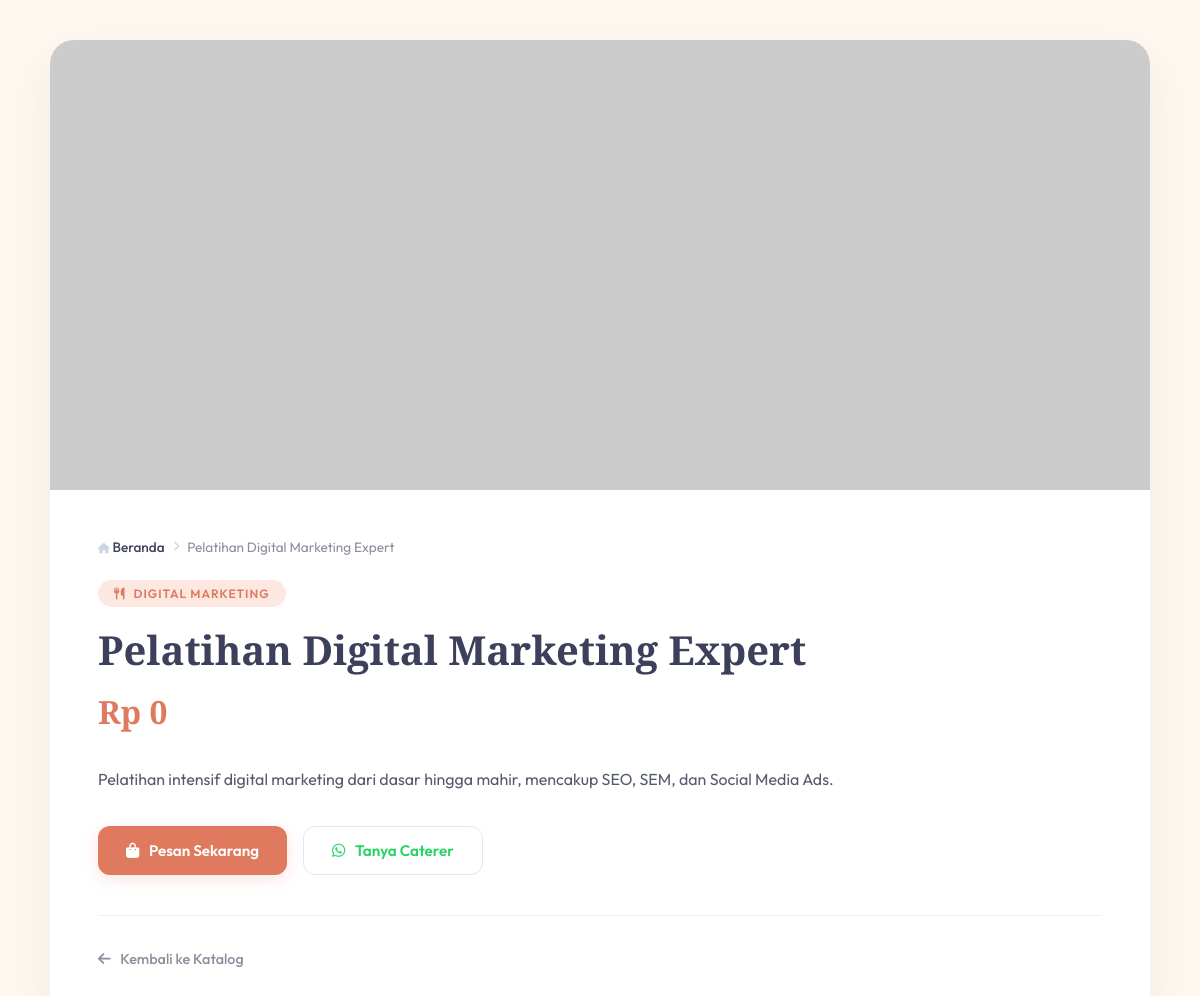
The app's page /katalog/detail/index.php?id=2 with its own data.
### tables this page shows
CREATE TABLE `products` (
  `id` int(11) NOT NULL,
  `name` varchar(200) NOT NULL,
  `category_id` int(11) NOT NULL,
  `description` text DEFAULT NULL,
  `price` varchar(50) DEFAULT NULL,
  `demo_link` varchar(255) DEFAULT NULL,
  `image_url` varchar(255) DEFAULT NULL,
  `wa_number` varchar(15) DEFAULT NULL,
  `created_at` timestamp NOT NULL DEFAULT current_timestamp()
);

CREATE TABLE `categories` (
  `id` int(11) NOT NULL,
  `name` varchar(100) NOT NULL,
  `created_at` timestamp NOT NULL DEFAULT current_timestamp()
);

### katalog/detail/index.php (the view, shortened to what this page needs)
<?php
global $conn;
$id = isset($_GET['id']) ? (int)$_GET['id'] : 0;
$stmt = mysqli_prepare($conn, "SELECT p.*, c.name as category_name
                               FROM products p
                               JOIN categories c ON p.category_id = c.id
                               WHERE p.id = ?");
mysqli_stmt_bind_param($stmt, "i", $id);
mysqli_stmt_execute($stmt);
$result = mysqli_stmt_get_result($stmt);
$product = mysqli_fetch_assoc($result);
$wa_default = '6281383796300';
$stmt_wa = mysqli_prepare($conn, "SELECT setting_value FROM settings WHERE setting_key = ? LIMIT 1");
$key_wa = 'wa_number';
mysqli_stmt_bind_param($stmt_wa, "s", $key_wa);
mysqli_stmt_execute($stmt_wa);
$result_wa = mysqli_stmt_get_result($stmt_wa);
if ($result_wa && mysqli_num_rows($result_wa) > 0) {
    $wa_default = mysqli_fetch_assoc($result_wa)['setting_value'];
}
$wa_number = !empty($product['wa_number']) ? $product['wa_number'] : $wa_default;
$image_url = $product['image_url'];
if (!empty($image_url)) {
    if (strpos($image_url, 'uploads/') === 0) {
        $full_path = dirname(__DIR__) . '/' . $image_url;
        if (file_exists($full_path)) {
            $valid_image = true;
            $image_src = '../' . $image_url;
        } else {
            $full_path_lower = strtolower($full_path);
            if (file_exists($full_path_lower)) {
                $valid_image = true;
                $image_src = '../' . $image_url;
            } else {
                $valid_image = false;
            }
        }
    }
    elseif (strpos($image_url, 'http') === 0) {
        $image_src = $image_url;
    }
}
?>
<!DOCTYPE html>
<html lang="id">
<head>
    <link rel="stylesheet" href="https://cdnjs.cloudflare.com/ajax/libs/font-awesome/6.7.2/css/all.min.css">
</head>
<body>
    <div class="container">
        <div class="product-image-container">
            <img src="<?= htmlspecialchars($image_src) ?>"
                alt="<?= htmlspecialchars($product['name']) ?>"
                class="product-image"
                onerror="this.onerror=null; this.src='https://placehold.co/800x500/3D405B/FFF8F0?text=Gambar+Tidak+Tersedia';"
                onload="this.style.opacity='1'">
        </div>
        <div class="product-info">
            <div class="breadcrumb">
                <a href="../index.php"><i class="fas fa-home"></i> Beranda</a>
                <i class="fas fa-chevron-right"></i>
                <span><?= htmlspecialchars($product['name']) ?></span>
            </div>
            <div class="product-category">
                <i class="fas fa-utensils"></i> <?= htmlspecialchars($product['category_name']) ?>
            </div>
            <h1 class="product-title"><?= htmlspecialchars($product['name']) ?></h1>
            <div class="product-price">Rp <?= number_format(htmlspecialchars($product['price']), 0, ',', '.') ?></div>
            <div class="product-description">
                <?= nl2br(htmlspecialchars($product['description'])) ?>
            </div>
            <div class="button-group">
                <button class="btn-cart"
                    onclick="addToCart(<?= $product['id'] ?>, '<?= addslashes(htmlspecialchars($product['name'])) ?>', '<?= addslashes(htmlspecialchars($product['price'])) ?>')">
                    <i class="fas fa-shopping-bag"></i> Pesan Sekarang
                </button>
                <a href="https://wa.me/<?= $wa_number ?>?text=Halo%2C%20saya%20tertarik%20dengan%20menu%20<?= rawurlencode($product['name']) ?>%20di%20Dapur%20Nusantara.%20Apakah%20masih%20tersedia%3F"
                    class="btn-wa" target="_blank">
                    <i class="fab fa-whatsapp"></i> Tanya Caterer
                </a>
            </div>
            <hr class="divider">
            <a href="../index.php" class="btn-back">
                <i class="fas fa-arrow-left"></i> Kembali ke Katalog
            </a>
        </div>
    </div>
</body>
</html>

### katalog/detail/index.php (style rules this page uses)
:root { --color-cream: #FFF8F0; --color-olive: #3D405B; --color-terracotta: #E07A5F; --color-terracotta-light: #fce7e1; --color-mute: #8a8f9c; --color-border: #f0f0f0; }
* { margin: 0; padding: 0; box-sizing: border-box; }
body { font-family: 'Outfit', sans-serif; background: var(--color-cream); padding: 40px 20px; min-height: 100vh; color: var(--color-olive); }
.container { max-width: 1100px; margin: 0 auto; background: #ffffff; border-radius: 24px; overflow: hidden; box-shadow: 0 20px 50px rgba(61, 64, 91, 0.08); animation: fadeIn 0.5s ease; }
.product-image-container { position: relative; background: var(--color-cream); min-height: 300px; display: flex; align-items: center; justify-content: center; overflow: hidden; }
.product-image { width: 100%; height: 450px; object-fit: cover; display: block; transition: transform 0.5s ease; opacity: 0; }
.product-info { padding: 3rem; }
.breadcrumb { margin-bottom: 1.5rem; font-size: 0.85rem; color: var(--color-mute); display: flex; align-items: center; flex-wrap: wrap; gap: 0.5rem; }
.breadcrumb a { color: var(--color-olive); text-decoration: none; transition: color 0.2s; font-weight: 500; }
.breadcrumb i { font-size: 0.65rem; color: #cbd5e1; }
.breadcrumb span { color: var(--color-mute); }
.product-category { display: inline-flex; align-items: center; gap: 8px; background: var(--color-terracotta-light); color: var(--color-terracotta); padding: 6px 16px; border-radius: 50px; font-size: 0.75rem; font-weight: 600; margin-bottom: 1.2rem; text-transform: uppercase; letter-spacing: 1px; }
.product-title { font-family: 'Playfair Display', serif; font-size: 2.5rem; margin-bottom: 1rem; color: var(--color-olive); font-weight: 700; line-height: 1.2; }
.product-price { font-family: 'Playfair Display', serif; font-size: 2rem; font-weight: 700; color: var(--color-terracotta); margin-bottom: 2rem; display: block; }
.product-description { color: #555a6e; line-height: 1.8; margin-bottom: 2rem; font-size: 1rem; }
.button-group { display: flex; gap: 1rem; flex-wrap: wrap; margin-bottom: 2.5rem; }
.btn-cart { background: var(--color-terracotta); color: #ffffff; padding: 14px 28px; border-radius: 12px; text-decoration: none; font-weight: 600; display: inline-flex; align-items: center; gap: 0.6rem; transition: all 0.3s ease; border: none; cursor: pointer; font-size: 0.95rem; font-family: 'Outfit', sans-serif; box-shadow: 0 4px 15px rgba(224, 122, 95, 0.2); }
.btn-wa { background: #ffffff; color: #25D366; padding: 14px 28px; border-radius: 12px; text-decoration: none; font-weight: 600; display: inline-flex; align-items: center; gap: 0.6rem; transition: all 0.3s ease; border: 1.5px solid #e2e8f0; font-size: 0.95rem; }
.divider { margin: 2rem 0; border: none; height: 1px; background: var(--color-border); }
.btn-back { display: inline-flex; align-items: center; gap: 0.6rem; color: var(--color-mute); text-decoration: none; font-weight: 500; transition: all 0.2s; font-size: 0.9rem; }

### records on screen
products: name "Pelatihan Digital Marketing Expert", category.name "DIGITAL MARKETING", price "0", description "Pelatihan intensif digital marketing dari dasar hingga mahir, mencakup SEO, SEM, dan Social Media Ads."
